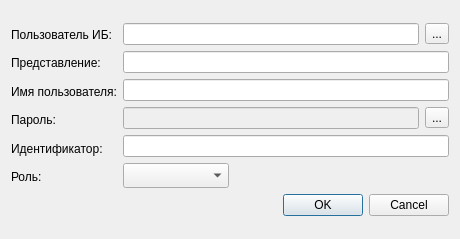
<?xml version="1.0" encoding="UTF-8"?>
<ui version="4.0">
 <class>UserDialog</class>
 <widget class="QDialog" name="UserDialog">
  <property name="geometry">
   <rect>
    <x>0</x>
    <y>0</y>
    <width>460</width>
    <height>239</height>
   </rect>
  </property>
  <property name="minimumSize">
   <size>
    <width>460</width>
    <height>239</height>
   </size>
  </property>
  <property name="maximumSize">
   <size>
    <width>460</width>
    <height>239</height>
   </size>
  </property>
  <property name="windowTitle">
   <string>Dialog</string>
  </property>
  <layout class="QGridLayout" name="gridLayout">
   <item row="0" column="0">
    <layout class="QVBoxLayout" name="verticalLayout">
     <item>
      <layout class="QHBoxLayout" name="horizontalLayout_3">
       <item>
        <layout class="QVBoxLayout" name="verticalLayout_2">
         <item>
          <widget class="QLabel" name="label">
           <property name="text">
            <string>Пользователь ИБ:</string>
           </property>
          </widget>
         </item>
         <item>
          <widget class="QLabel" name="label_2">
           <property name="text">
            <string>Представление:</string>
           </property>
          </widget>
         </item>
         <item>
          <widget class="QLabel" name="label_3">
           <property name="text">
            <string>Имя пользователя:</string>
           </property>
          </widget>
         </item>
         <item>
          <widget class="QLabel" name="label_4">
           <property name="text">
            <string>Пароль:</string>
           </property>
          </widget>
         </item>
         <item>
          <widget class="QLabel" name="label_5">
           <property name="text">
            <string>Идентификатор:</string>
           </property>
          </widget>
         </item>
         <item>
          <widget class="QLabel" name="label_6">
           <property name="text">
            <string>Роль:</string>
           </property>
          </widget>
         </item>
        </layout>
       </item>
       <item>
        <layout class="QVBoxLayout" name="verticalLayout_3">
         <item>
          <layout class="QHBoxLayout" name="horizontalLayout">
           <item>
            <widget class="QLineEdit" name="txtUser1C">
             <property name="readOnly">
              <bool>true</bool>
             </property>
            </widget>
           </item>
           <item>
            <widget class="QToolButton" name="btnSelectUserInfoBase">
             <property name="text">
              <string>...</string>
             </property>
             <property name="icon">
              <iconset resource="../resources.qrc">
               <normaloff>:/images/img/select_value.png</normaloff>:/images/img/select_value.png</iconset>
             </property>
            </widget>
           </item>
          </layout>
         </item>
         <item>
          <widget class="QLineEdit" name="txtPresentation"/>
         </item>
         <item>
          <widget class="QLineEdit" name="txtUserName">
           <property name="enabled">
            <bool>true</bool>
           </property>
          </widget>
         </item>
         <item>
          <layout class="QHBoxLayout" name="horizontalLayout_2">
           <item>
            <widget class="QLineEdit" name="txtPassword">
             <property name="enabled">
              <bool>false</bool>
             </property>
            </widget>
           </item>
           <item>
            <widget class="QToolButton" name="btnEditPwd">
             <property name="text">
              <string>...</string>
             </property>
             <property name="icon">
              <iconset resource="../resources.qrc">
               <normaloff>:/images/img/edit.png</normaloff>:/images/img/edit.png</iconset>
             </property>
             <property name="checkable">
              <bool>true</bool>
             </property>
            </widget>
           </item>
          </layout>
         </item>
         <item>
          <widget class="QLineEdit" name="txtUUID">
           <property name="readOnly">
            <bool>true</bool>
           </property>
          </widget>
         </item>
         <item>
          <widget class="QComboBox" name="cmbRole">
           <property name="maximumSize">
            <size>
             <width>106</width>
             <height>25</height>
            </size>
           </property>
          </widget>
         </item>
        </layout>
       </item>
      </layout>
     </item>
     <item>
      <widget class="QDialogButtonBox" name="buttonBox">
       <property name="orientation">
        <enum>Qt::Horizontal</enum>
       </property>
       <property name="standardButtons">
        <set>QDialogButtonBox::Cancel|QDialogButtonBox::Ok</set>
       </property>
      </widget>
     </item>
    </layout>
   </item>
  </layout>
 </widget>
 <resources>
  <include location="../resources.qrc"/>
 </resources>
 <connections>
  <connection>
   <sender>buttonBox</sender>
   <signal>accepted()</signal>
   <receiver>UserDialog</receiver>
   <slot>accept()</slot>
   <hints>
    <hint type="sourcelabel">
     <x>248</x>
     <y>254</y>
    </hint>
    <hint type="destinationlabel">
     <x>157</x>
     <y>274</y>
    </hint>
   </hints>
  </connection>
  <connection>
   <sender>buttonBox</sender>
   <signal>rejected()</signal>
   <receiver>UserDialog</receiver>
   <slot>reject()</slot>
   <hints>
    <hint type="sourcelabel">
     <x>316</x>
     <y>260</y>
    </hint>
    <hint type="destinationlabel">
     <x>286</x>
     <y>274</y>
    </hint>
   </hints>
  </connection>
 </connections>
</ui>
